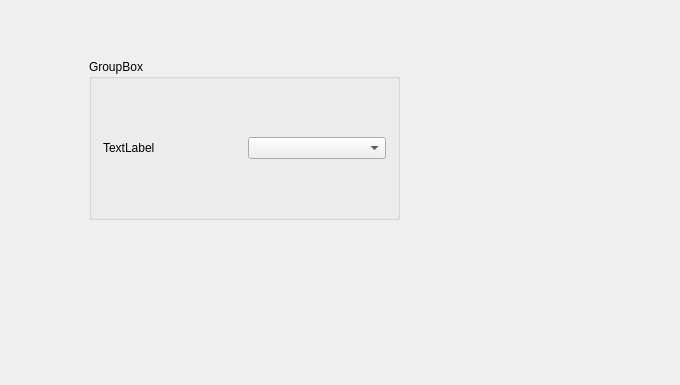
<?xml version="1.0" encoding="UTF-8"?>
<ui version="4.0">
 <class>Test</class>
 <widget class="QWidget" name="Test">
  <property name="geometry">
   <rect>
    <x>0</x>
    <y>0</y>
    <width>680</width>
    <height>385</height>
   </rect>
  </property>
  <property name="windowTitle">
   <string>Test</string>
  </property>
  <widget class="QGroupBox" name="groupBox">
   <property name="geometry">
    <rect>
     <x>89</x>
     <y>59</y>
     <width>311</width>
     <height>161</height>
    </rect>
   </property>
   <property name="title">
    <string>GroupBox</string>
   </property>
   <layout class="QVBoxLayout" name="verticalLayout">
    <item>
     <layout class="QHBoxLayout" name="horizontalLayout">
      <item>
       <widget class="QLabel" name="label">
        <property name="text">
         <string>TextLabel</string>
        </property>
       </widget>
      </item>
      <item>
       <widget class="QComboBox" name="comboBox"/>
      </item>
     </layout>
    </item>
    <item>
     <layout class="QHBoxLayout" name="horizontalLayout_2"/>
    </item>
   </layout>
  </widget>
 </widget>
 <layoutdefault spacing="6" margin="11"/>
 <resources/>
 <connections/>
</ui>
